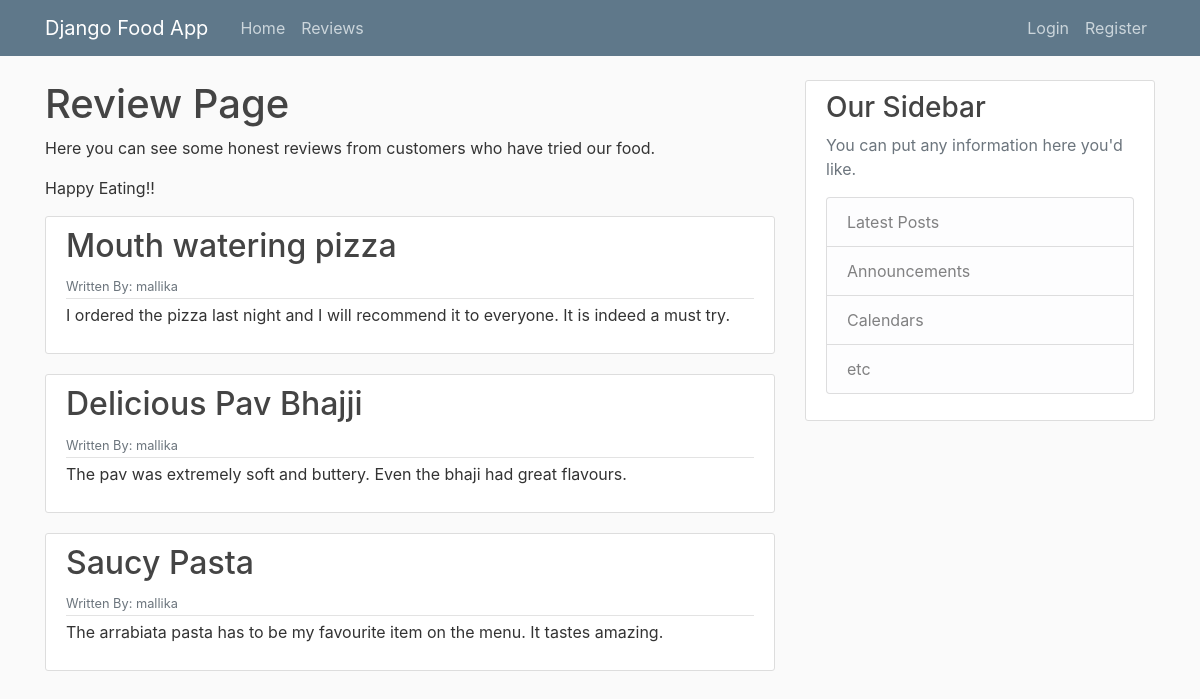
The app's page /reviews/ with its own data.
### food/models.py (models this page shows, shortened)
class review(models.Model):
	title = models.CharField(max_length=20)
	content = models.CharField(max_length=100)
	author = models.ForeignKey(User, on_delete=models.CASCADE)

### food/views.py (the view)
# urls.py: path('reviews/', views.reviews, name='food-reviews'),
def reviews(request):
	context = {
		'reviews': review.objects.all()
	}
	return render(request, 'food/reviews.html', context)

### food/templates/food/reviews.html
{% extends "food/base.html" %}
{% block content %}
		<h1>Review Page</h1>
		<p>Here you can see some honest reviews from customers who have tried our food.</p>
		<p>Happy Eating!!</p>
	{% for review in reviews %}
		<article class="media content-section">
		  <div class="media-body">
		    <div class="article-metadata">
		      <h2 class="article-title" href="#">{{ review.title }}</h2>
		      <small class="text-muted">Written By: {{ review.author }}</small>
		    </div>
		    <p class="article-content">{{ review.content }}</p>
		  </div>
		</article>
	{% endfor %}
{% endblock content %}

### food/templates/food/base.html (shortened to what this page needs)
{% load static %}
<!DOCTYPE html>
<html>
<head>
    <link rel="stylesheet" href="https://maxcdn.bootstrapcdn.com/bootstrap/4.0.0/css/bootstrap.min.css">
    <link rel="stylesheet" type="text/css" href="{% static 'food/main.css' %}">
</head>
<body>
	<header class="site-header">
	  <nav class="navbar navbar-expand-md navbar-dark bg-steel fixed-top">
	    <div class="container">
	      <a class="navbar-brand mr-4" href="/">Django Food App</a>
	      <div class="collapse navbar-collapse" id="navbarToggle">
	        <div class="navbar-nav mr-auto">
	          <a class="nav-item nav-link" href="{% url 'food-home' %}">Home</a>
	          <a class="nav-item nav-link" href="{% url 'food-reviews' %}">Reviews</a>
	        </div>
	        <div class="navbar-nav">
	          {% if user.is_authenticated %}
	          	<a class="nav-item nav-link" href="{% url 'profile' %}">Profile</a>
	          	<a class="nav-item nav-link" href="{% url 'logout' %}">Logout</a>
	          {% else %}
		        <a class="nav-item nav-link" href="{% url 'login' %}">Login</a>
		        <a class="nav-item nav-link" href="{% url 'register' %}">Register</a>
		       {% endif %}
	        </div>
	      </div>
	    </div>
	  </nav>
	</header>
	<main role="main" class="container">
	  <div class="row">
	    <div class="col-md-8">
	      {% block content %}{% endblock %}
	    </div>
	    <div class="col-md-4">
	      <div class="content-section">
	        <h3>Our Sidebar</h3>
	        <p class='text-muted'>You can put any information here you'd like.
	          <ul class="list-group">
	            <li class="list-group-item list-group-item-light">Latest Posts</li>
	            <li class="list-group-item list-group-item-light">Announcements</li>
	            <li class="list-group-item list-group-item-light">Calendars</li>
	            <li class="list-group-item list-group-item-light">etc</li>
	          </ul>
	        </p>
	      </div>
	    </div>
	  </div>
	</main>
</body>
</html>

### food/static/food/main.css (style rules this page uses)
body { background: #fafafa; color: #333333; margin-top: 5rem; }
h1, h2, h3, h4, h5, h6 { color: #444444; }
ul { margin: 0; }
.bg-steel { background-color: #5f788a; }
.site-header .navbar-nav .nav-link { color: #cbd5db; }
.content-section { background: #ffffff; padding: 10px 20px; border: 1px solid #dddddd; border-radius: 3px; margin-bottom: 20px; }
.article-title { color: #444444; }
.article-content { white-space: pre-line; }
.article-metadata { padding-bottom: 1px; margin-bottom: 4px; border-bottom: 1px solid #e3e3e3 }

### records on screen
review: title "Mouth watering pizza", author "mallika", content "I ordered the pizza last night and I will recommend it to everyone. It is indeed a must try."
review: title "Delicious Pav Bhajji", author "mallika", content "The pav was extremely soft and buttery. Even the bhaji had great flavours."
review: title "Saucy Pasta", author "mallika", content "The arrabiata pasta has to be my favourite item on the menu. It tastes amazing."
